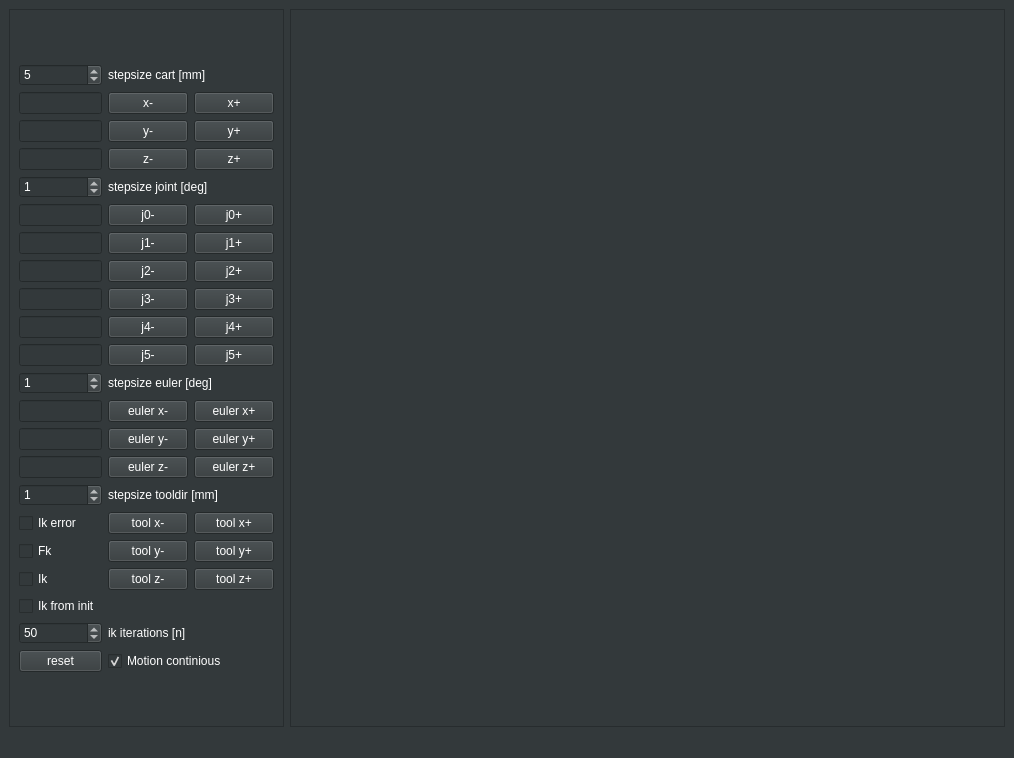
<?xml version="1.0" encoding="UTF-8"?>
<ui version="4.0">
 <class>MainWindow</class>
 <widget class="QMainWindow" name="MainWindow">
  <property name="geometry">
   <rect>
    <x>0</x>
    <y>0</y>
    <width>1014</width>
    <height>758</height>
   </rect>
  </property>
  <property name="windowTitle">
   <string>hal-core-2.0</string>
  </property>
  <property name="autoFillBackground">
   <bool>false</bool>
  </property>
  <property name="styleSheet">
   <string notr="true">background-color: rgb(51, 57, 59);
color: rgb(255, 255, 255);
</string>
  </property>
  <widget class="QWidget" name="centralwidget">
   <property name="autoFillBackground">
    <bool>false</bool>
   </property>
   <property name="styleSheet">
    <string notr="true">background-color: rgb(51, 57, 59);
color: rgb(255, 255, 255);
</string>
   </property>
   <layout class="QGridLayout" name="gridLayout_4">
    <item row="0" column="0">
     <widget class="QFrame" name="frame">
      <property name="maximumSize">
       <size>
        <width>275</width>
        <height>16777215</height>
       </size>
      </property>
      <property name="frameShape">
       <enum>QFrame::StyledPanel</enum>
      </property>
      <property name="frameShadow">
       <enum>QFrame::Raised</enum>
      </property>
      <layout class="QGridLayout" name="gridLayout">
       <item row="0" column="0">
        <layout class="QGridLayout" name="gridLayout_3">
         <item row="7" column="2">
          <widget class="QPushButton" name="pushButton_j2_plus">
           <property name="text">
            <string>j2+</string>
           </property>
          </widget>
         </item>
         <item row="4" column="0">
          <widget class="QSpinBox" name="spinBox_stepsize_joint">
           <property name="minimum">
            <number>-1000</number>
           </property>
           <property name="maximum">
            <number>1000</number>
           </property>
           <property name="value">
            <number>1</number>
           </property>
          </widget>
         </item>
         <item row="17" column="1">
          <widget class="QPushButton" name="pushButton_tool_y_min">
           <property name="text">
            <string>tool y-</string>
           </property>
          </widget>
         </item>
         <item row="18" column="0">
          <widget class="QCheckBox" name="checkBox_ik">
           <property name="text">
            <string>Ik</string>
           </property>
           <property name="checkable">
            <bool>true</bool>
           </property>
          </widget>
         </item>
         <item row="17" column="0">
          <widget class="QCheckBox" name="checkBox_fk">
           <property name="text">
            <string>Fk</string>
           </property>
           <property name="checkable">
            <bool>true</bool>
           </property>
          </widget>
         </item>
         <item row="3" column="0">
          <widget class="QLineEdit" name="lineEdit_cart_z">
           <property name="sizePolicy">
            <sizepolicy hsizetype="Preferred" vsizetype="Fixed">
             <horstretch>0</horstretch>
             <verstretch>0</verstretch>
            </sizepolicy>
           </property>
          </widget>
         </item>
         <item row="7" column="0">
          <widget class="QLineEdit" name="lineEdit_j2">
           <property name="sizePolicy">
            <sizepolicy hsizetype="Preferred" vsizetype="Fixed">
             <horstretch>0</horstretch>
             <verstretch>0</verstretch>
            </sizepolicy>
           </property>
          </widget>
         </item>
         <item row="8" column="1">
          <widget class="QPushButton" name="pushButton_j3_min">
           <property name="text">
            <string>j3-</string>
           </property>
          </widget>
         </item>
         <item row="3" column="2">
          <widget class="QPushButton" name="pushButton_z_plus">
           <property name="text">
            <string>z+</string>
           </property>
          </widget>
         </item>
         <item row="5" column="2">
          <widget class="QPushButton" name="pushButton_j0_plus">
           <property name="text">
            <string>j0+</string>
           </property>
          </widget>
         </item>
         <item row="14" column="1">
          <widget class="QPushButton" name="pushButton_euler_z_min">
           <property name="text">
            <string>euler z-</string>
           </property>
          </widget>
         </item>
         <item row="1" column="2">
          <widget class="QPushButton" name="pushButton_x_plus">
           <property name="text">
            <string>x+</string>
           </property>
          </widget>
         </item>
         <item row="2" column="2">
          <widget class="QPushButton" name="pushButton_y_plus">
           <property name="text">
            <string>y+</string>
           </property>
          </widget>
         </item>
         <item row="5" column="1">
          <widget class="QPushButton" name="pushButton_j0_min">
           <property name="text">
            <string>j0-</string>
           </property>
          </widget>
         </item>
         <item row="18" column="2">
          <widget class="QPushButton" name="pushButton_tool_z_plus">
           <property name="text">
            <string>tool z+</string>
           </property>
          </widget>
         </item>
         <item row="12" column="1">
          <widget class="QPushButton" name="pushButton_euler_x_min">
           <property name="text">
            <string>euler x-</string>
           </property>
          </widget>
         </item>
         <item row="2" column="0">
          <widget class="QLineEdit" name="lineEdit_cart_y">
           <property name="sizePolicy">
            <sizepolicy hsizetype="Preferred" vsizetype="Fixed">
             <horstretch>0</horstretch>
             <verstretch>0</verstretch>
            </sizepolicy>
           </property>
          </widget>
         </item>
         <item row="5" column="0">
          <widget class="QLineEdit" name="lineEdit_j0">
           <property name="sizePolicy">
            <sizepolicy hsizetype="Preferred" vsizetype="Fixed">
             <horstretch>0</horstretch>
             <verstretch>0</verstretch>
            </sizepolicy>
           </property>
          </widget>
         </item>
         <item row="19" column="0" colspan="3">
          <widget class="QCheckBox" name="checkBox_ik_from_init">
           <property name="toolTip">
            <string>ik from init position 
or ik from current position.</string>
           </property>
           <property name="text">
            <string>Ik from init</string>
           </property>
          </widget>
         </item>
         <item row="0" column="1" colspan="2">
          <widget class="QLabel" name="label_stepsize_cart">
           <property name="text">
            <string>stepsize cart [mm]</string>
           </property>
          </widget>
         </item>
         <item row="13" column="1">
          <widget class="QPushButton" name="pushButton_euler_y_min">
           <property name="text">
            <string>euler y-</string>
           </property>
          </widget>
         </item>
         <item row="9" column="0">
          <widget class="QLineEdit" name="lineEdit_j4">
           <property name="sizePolicy">
            <sizepolicy hsizetype="Preferred" vsizetype="Fixed">
             <horstretch>0</horstretch>
             <verstretch>0</verstretch>
            </sizepolicy>
           </property>
          </widget>
         </item>
         <item row="8" column="0">
          <widget class="QLineEdit" name="lineEdit_j3">
           <property name="sizePolicy">
            <sizepolicy hsizetype="Preferred" vsizetype="Fixed">
             <horstretch>0</horstretch>
             <verstretch>0</verstretch>
            </sizepolicy>
           </property>
          </widget>
         </item>
         <item row="12" column="0">
          <widget class="QLineEdit" name="lineEdit_euler_x">
           <property name="sizePolicy">
            <sizepolicy hsizetype="Preferred" vsizetype="Fixed">
             <horstretch>0</horstretch>
             <verstretch>0</verstretch>
            </sizepolicy>
           </property>
          </widget>
         </item>
         <item row="10" column="0">
          <widget class="QLineEdit" name="lineEdit_j5">
           <property name="sizePolicy">
            <sizepolicy hsizetype="Preferred" vsizetype="Fixed">
             <horstretch>0</horstretch>
             <verstretch>0</verstretch>
            </sizepolicy>
           </property>
          </widget>
         </item>
         <item row="3" column="1">
          <widget class="QPushButton" name="pushButton_z_min">
           <property name="text">
            <string>z-</string>
           </property>
          </widget>
         </item>
         <item row="10" column="2">
          <widget class="QPushButton" name="pushButton_j5_plus">
           <property name="text">
            <string>j5+</string>
           </property>
          </widget>
         </item>
         <item row="11" column="0">
          <widget class="QSpinBox" name="spinBox_stepsize_euler">
           <property name="minimum">
            <number>-1000</number>
           </property>
           <property name="maximum">
            <number>1000</number>
           </property>
           <property name="value">
            <number>1</number>
           </property>
          </widget>
         </item>
         <item row="2" column="1">
          <widget class="QPushButton" name="pushButton_y_min">
           <property name="text">
            <string>y-</string>
           </property>
          </widget>
         </item>
         <item row="6" column="1">
          <widget class="QPushButton" name="pushButton_j1_min">
           <property name="text">
            <string>j1-</string>
           </property>
          </widget>
         </item>
         <item row="1" column="0">
          <widget class="QLineEdit" name="lineEdit_cart_x">
           <property name="sizePolicy">
            <sizepolicy hsizetype="Preferred" vsizetype="Fixed">
             <horstretch>0</horstretch>
             <verstretch>0</verstretch>
            </sizepolicy>
           </property>
          </widget>
         </item>
         <item row="13" column="0">
          <widget class="QLineEdit" name="lineEdit_euler_y">
           <property name="sizePolicy">
            <sizepolicy hsizetype="Preferred" vsizetype="Fixed">
             <horstretch>0</horstretch>
             <verstretch>0</verstretch>
            </sizepolicy>
           </property>
          </widget>
         </item>
         <item row="9" column="1">
          <widget class="QPushButton" name="pushButton_j4_min">
           <property name="text">
            <string>j4-</string>
           </property>
          </widget>
         </item>
         <item row="6" column="2">
          <widget class="QPushButton" name="pushButton_j1_plus">
           <property name="text">
            <string>j1+</string>
           </property>
          </widget>
         </item>
         <item row="1" column="1">
          <widget class="QPushButton" name="pushButton_x_min">
           <property name="text">
            <string>x-</string>
           </property>
          </widget>
         </item>
         <item row="6" column="0">
          <widget class="QLineEdit" name="lineEdit_j1">
           <property name="sizePolicy">
            <sizepolicy hsizetype="Preferred" vsizetype="Fixed">
             <horstretch>0</horstretch>
             <verstretch>0</verstretch>
            </sizepolicy>
           </property>
          </widget>
         </item>
         <item row="15" column="1" colspan="2">
          <widget class="QLabel" name="label_stepsize_tooldir">
           <property name="text">
            <string>stepsize tooldir [mm]</string>
           </property>
          </widget>
         </item>
         <item row="14" column="0">
          <widget class="QLineEdit" name="lineEdit_euler_z">
           <property name="sizePolicy">
            <sizepolicy hsizetype="Preferred" vsizetype="Fixed">
             <horstretch>0</horstretch>
             <verstretch>0</verstretch>
            </sizepolicy>
           </property>
          </widget>
         </item>
         <item row="0" column="0">
          <widget class="QSpinBox" name="spinBox_stepsize_cart">
           <property name="minimum">
            <number>-1000</number>
           </property>
           <property name="maximum">
            <number>1000</number>
           </property>
           <property name="value">
            <number>5</number>
           </property>
          </widget>
         </item>
         <item row="4" column="1" colspan="2">
          <widget class="QLabel" name="label_stepsize_joint">
           <property name="text">
            <string>stepsize joint [deg]</string>
           </property>
          </widget>
         </item>
         <item row="15" column="0">
          <widget class="QSpinBox" name="spinBox_stepsize_tooldir">
           <property name="minimum">
            <number>-1000</number>
           </property>
           <property name="maximum">
            <number>1000</number>
           </property>
           <property name="value">
            <number>1</number>
           </property>
          </widget>
         </item>
         <item row="12" column="2">
          <widget class="QPushButton" name="pushButton_euler_x_plus">
           <property name="text">
            <string>euler x+</string>
           </property>
          </widget>
         </item>
         <item row="14" column="2">
          <widget class="QPushButton" name="pushButton_euler_z_plus">
           <property name="text">
            <string>euler z+</string>
           </property>
          </widget>
         </item>
         <item row="18" column="1">
          <widget class="QPushButton" name="pushButton_tool_z_min">
           <property name="text">
            <string>tool z-</string>
           </property>
          </widget>
         </item>
         <item row="8" column="2">
          <widget class="QPushButton" name="pushButton_j3_plus">
           <property name="text">
            <string>j3+</string>
           </property>
          </widget>
         </item>
         <item row="16" column="2">
          <widget class="QPushButton" name="pushButton_tool_x_plus">
           <property name="text">
            <string>tool x+</string>
           </property>
          </widget>
         </item>
         <item row="11" column="1" colspan="2">
          <widget class="QLabel" name="label_stepsize_euler">
           <property name="text">
            <string>stepsize euler [deg]</string>
           </property>
          </widget>
         </item>
         <item row="9" column="2">
          <widget class="QPushButton" name="pushButton_j4_plus">
           <property name="text">
            <string>j4+</string>
           </property>
          </widget>
         </item>
         <item row="16" column="0">
          <widget class="QCheckBox" name="checkBox_error">
           <property name="text">
            <string>Ik error</string>
           </property>
           <property name="checkable">
            <bool>true</bool>
           </property>
          </widget>
         </item>
         <item row="13" column="2">
          <widget class="QPushButton" name="pushButton_euler_y_plus">
           <property name="text">
            <string>euler y+</string>
           </property>
          </widget>
         </item>
         <item row="20" column="0">
          <widget class="QSpinBox" name="spinBox_ik_iterations">
           <property name="value">
            <number>50</number>
           </property>
          </widget>
         </item>
         <item row="16" column="1">
          <widget class="QPushButton" name="pushButton_tool_x_min">
           <property name="text">
            <string>tool x-</string>
           </property>
          </widget>
         </item>
         <item row="10" column="1">
          <widget class="QPushButton" name="pushButton_j5_min">
           <property name="text">
            <string>j5-</string>
           </property>
          </widget>
         </item>
         <item row="7" column="1">
          <widget class="QPushButton" name="pushButton_j2_min">
           <property name="text">
            <string>j2-</string>
           </property>
          </widget>
         </item>
         <item row="17" column="2">
          <widget class="QPushButton" name="pushButton_tool_y_plus">
           <property name="text">
            <string>tool y+</string>
           </property>
          </widget>
         </item>
         <item row="20" column="1" colspan="2">
          <widget class="QLabel" name="label_iteriations">
           <property name="text">
            <string>ik iterations [n]</string>
           </property>
          </widget>
         </item>
         <item row="21" column="0">
          <widget class="QPushButton" name="pushButton_reset">
           <property name="text">
            <string>reset</string>
           </property>
          </widget>
         </item>
         <item row="21" column="1" colspan="2">
          <widget class="QCheckBox" name="checkBox_motion_continious">
           <property name="text">
            <string>Motion continious</string>
           </property>
           <property name="checked">
            <bool>true</bool>
           </property>
          </widget>
         </item>
        </layout>
       </item>
      </layout>
     </widget>
    </item>
    <item row="0" column="1">
     <widget class="QFrame" name="frame_2">
      <property name="frameShape">
       <enum>QFrame::StyledPanel</enum>
      </property>
      <property name="frameShadow">
       <enum>QFrame::Raised</enum>
      </property>
      <layout class="QGridLayout" name="gridLayout_2">
       <item row="0" column="0">
        <layout class="QGridLayout" name="gridLayout_opencascade"/>
       </item>
      </layout>
     </widget>
    </item>
   </layout>
  </widget>
  <widget class="QMenuBar" name="menubar">
   <property name="geometry">
    <rect>
     <x>0</x>
     <y>0</y>
     <width>1014</width>
     <height>22</height>
    </rect>
   </property>
  </widget>
  <widget class="QStatusBar" name="statusbar"/>
 </widget>
 <resources/>
 <connections/>
</ui>
